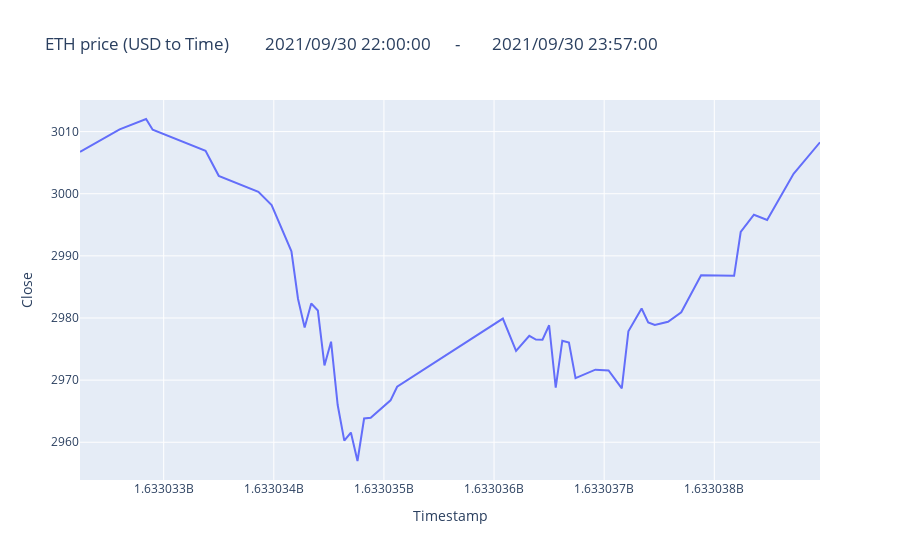

Notebook code for this chart:
### Code cell
fig = px.line(df, x="Timestamp", y="Close", title=f'ETH price (USD to Time)         {startdate1}      -        {enddate1}')
fig.show()
